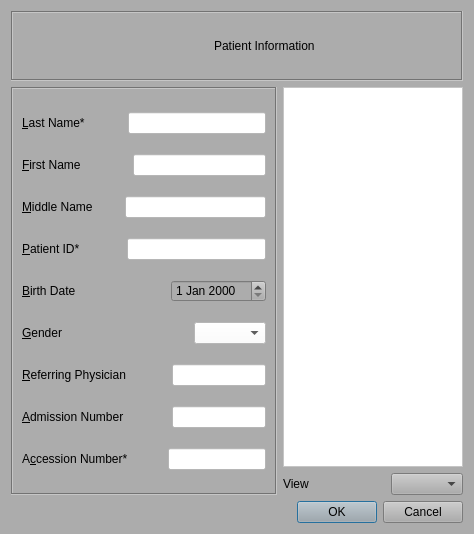
<?xml version="1.0" encoding="UTF-8"?>
<ui version="4.0">
 <class>NewPatientDialog</class>
 <widget class="QDialog" name="NewPatientDialog">
  <property name="geometry">
   <rect>
    <x>0</x>
    <y>0</y>
    <width>474</width>
    <height>514</height>
   </rect>
  </property>
  <property name="windowTitle">
   <string>New Patient Registeration</string>
  </property>
  <property name="styleSheet">
   <string notr="true">background-color: rgb(172, 172, 172);</string>
  </property>
  <layout class="QVBoxLayout" name="verticalLayout_4">
   <item>
    <widget class="QFrame" name="frame_title">
     <property name="frameShape">
      <enum>QFrame::Box</enum>
     </property>
     <property name="frameShadow">
      <enum>QFrame::Sunken</enum>
     </property>
     <layout class="QVBoxLayout" name="verticalLayout_3">
      <item>
       <layout class="QHBoxLayout" name="horizontalLayout_10">
        <item>
         <spacer name="horizontalSpacer_8">
          <property name="orientation">
           <enum>Qt::Horizontal</enum>
          </property>
          <property name="sizeHint" stdset="0">
           <size>
            <width>40</width>
            <height>20</height>
           </size>
          </property>
         </spacer>
        </item>
        <item>
         <widget class="QFrame" name="frame_3">
          <property name="minimumSize">
           <size>
            <width>48</width>
            <height>48</height>
           </size>
          </property>
          <property name="maximumSize">
           <size>
            <width>48</width>
            <height>48</height>
           </size>
          </property>
          <property name="styleSheet">
           <string notr="true">background-image: url(:/assets/images/_48_start_document.png);</string>
          </property>
          <property name="frameShape">
           <enum>QFrame::NoFrame</enum>
          </property>
          <property name="frameShadow">
           <enum>QFrame::Plain</enum>
          </property>
         </widget>
        </item>
        <item>
         <widget class="QLabel" name="titleLbl">
          <property name="styleSheet">
           <string notr="true">font: 75 22pt &quot;Bell MT&quot;;</string>
          </property>
          <property name="text">
           <string>Patient Information</string>
          </property>
         </widget>
        </item>
        <item>
         <spacer name="horizontalSpacer_9">
          <property name="orientation">
           <enum>Qt::Horizontal</enum>
          </property>
          <property name="sizeHint" stdset="0">
           <size>
            <width>40</width>
            <height>20</height>
           </size>
          </property>
         </spacer>
        </item>
       </layout>
      </item>
     </layout>
    </widget>
   </item>
   <item>
    <layout class="QHBoxLayout" name="horizontalLayout_12">
     <item>
      <widget class="QFrame" name="frame">
       <property name="frameShape">
        <enum>QFrame::Box</enum>
       </property>
       <property name="frameShadow">
        <enum>QFrame::Sunken</enum>
       </property>
       <layout class="QVBoxLayout" name="verticalLayout">
        <item>
         <layout class="QHBoxLayout" name="horizontalLayout">
          <item>
           <widget class="QLabel" name="lastNameLbl">
            <property name="text">
             <string>&amp;Last Name*</string>
            </property>
            <property name="buddy">
             <cstring>lastNameLineEdit</cstring>
            </property>
           </widget>
          </item>
          <item>
           <spacer name="horizontalSpacer_2">
            <property name="orientation">
             <enum>Qt::Horizontal</enum>
            </property>
            <property name="sizeType">
             <enum>QSizePolicy::Fixed</enum>
            </property>
            <property name="sizeHint" stdset="0">
             <size>
              <width>37</width>
              <height>20</height>
             </size>
            </property>
           </spacer>
          </item>
          <item>
           <widget class="QLineEdit" name="lastNameLineEdit">
            <property name="toolTip">
             <string extracomment="patient last name"/>
            </property>
            <property name="whatsThis">
             <string>patient last name</string>
            </property>
            <property name="styleSheet">
             <string notr="true">font: 75 14pt &quot;Times New Roman&quot;;
background-color: rgb(255, 255, 255);
</string>
            </property>
           </widget>
          </item>
         </layout>
        </item>
        <item>
         <layout class="QHBoxLayout" name="horizontalLayout_2">
          <item>
           <widget class="QLabel" name="firstNameLbl">
            <property name="text">
             <string>&amp;First Name</string>
            </property>
            <property name="buddy">
             <cstring>firstNameLineEdit</cstring>
            </property>
           </widget>
          </item>
          <item>
           <spacer name="horizontalSpacer">
            <property name="orientation">
             <enum>Qt::Horizontal</enum>
            </property>
            <property name="sizeType">
             <enum>QSizePolicy::Fixed</enum>
            </property>
            <property name="sizeHint" stdset="0">
             <size>
              <width>46</width>
              <height>20</height>
             </size>
            </property>
           </spacer>
          </item>
          <item>
           <widget class="QLineEdit" name="firstNameLineEdit">
            <property name="toolTip">
             <string extracomment="patient first name"/>
            </property>
            <property name="whatsThis">
             <string>patient first name</string>
            </property>
            <property name="styleSheet">
             <string notr="true">font: 75 14pt &quot;Times New Roman&quot;;
background-color: rgb(255, 255, 255);</string>
            </property>
           </widget>
          </item>
         </layout>
        </item>
        <item>
         <layout class="QHBoxLayout" name="horizontalLayout_3">
          <item>
           <widget class="QLabel" name="middleNameLbl">
            <property name="text">
             <string>&amp;Middle Name</string>
            </property>
            <property name="buddy">
             <cstring>middleNameLineEdit</cstring>
            </property>
           </widget>
          </item>
          <item>
           <spacer name="horizontalSpacer_3">
            <property name="orientation">
             <enum>Qt::Horizontal</enum>
            </property>
            <property name="sizeType">
             <enum>QSizePolicy::Fixed</enum>
            </property>
            <property name="sizeHint" stdset="0">
             <size>
              <width>26</width>
              <height>20</height>
             </size>
            </property>
           </spacer>
          </item>
          <item>
           <widget class="QLineEdit" name="middleNameLineEdit">
            <property name="toolTip">
             <string extracomment="middle name"/>
            </property>
            <property name="whatsThis">
             <string>patient middle name</string>
            </property>
            <property name="styleSheet">
             <string notr="true">font: 75 14pt &quot;Times New Roman&quot;;
background-color: rgb(255, 255, 255);</string>
            </property>
           </widget>
          </item>
         </layout>
        </item>
        <item>
         <layout class="QHBoxLayout" name="horizontalLayout_4">
          <item>
           <widget class="QLabel" name="patientIDLbl">
            <property name="text">
             <string>&amp;Patient ID*</string>
            </property>
            <property name="buddy">
             <cstring>patientIdLineEdit</cstring>
            </property>
           </widget>
          </item>
          <item>
           <spacer name="horizontalSpacer_4">
            <property name="orientation">
             <enum>Qt::Horizontal</enum>
            </property>
            <property name="sizeType">
             <enum>QSizePolicy::Fixed</enum>
            </property>
            <property name="sizeHint" stdset="0">
             <size>
              <width>41</width>
              <height>20</height>
             </size>
            </property>
           </spacer>
          </item>
          <item>
           <widget class="QLineEdit" name="patientIdLineEdit">
            <property name="toolTip">
             <string extracomment="patient ID"/>
            </property>
            <property name="whatsThis">
             <string>Primary hospital identification number or code for the patient. Tag(0010,0020)</string>
            </property>
            <property name="styleSheet">
             <string notr="true">font: 75 14pt &quot;Times New Roman&quot;;
background-color: rgb(255, 255, 255);</string>
            </property>
           </widget>
          </item>
         </layout>
        </item>
        <item>
         <layout class="QHBoxLayout" name="horizontalLayout_5">
          <item>
           <widget class="QLabel" name="birthDateLbl">
            <property name="text">
             <string>&amp;Birth Date</string>
            </property>
            <property name="buddy">
             <cstring>dateEdit</cstring>
            </property>
           </widget>
          </item>
          <item>
           <spacer name="horizontalSpacer_10">
            <property name="orientation">
             <enum>Qt::Horizontal</enum>
            </property>
            <property name="sizeHint" stdset="0">
             <size>
              <width>50</width>
              <height>20</height>
             </size>
            </property>
           </spacer>
          </item>
          <item>
           <widget class="QDateEdit" name="dateEdit">
            <property name="sizePolicy">
             <sizepolicy hsizetype="Minimum" vsizetype="Fixed">
              <horstretch>0</horstretch>
              <verstretch>0</verstretch>
             </sizepolicy>
            </property>
            <property name="whatsThis">
             <string>patient birthdate</string>
            </property>
            <property name="styleSheet">
             <string notr="true">font: 75 14pt &quot;Times New Roman&quot;;</string>
            </property>
           </widget>
          </item>
         </layout>
        </item>
        <item>
         <layout class="QHBoxLayout" name="horizontalLayout_6">
          <item>
           <widget class="QLabel" name="GenderLbl">
            <property name="text">
             <string>&amp;Gender</string>
            </property>
            <property name="buddy">
             <cstring>genderComboBox</cstring>
            </property>
           </widget>
          </item>
          <item>
           <spacer name="horizontalSpacer_11">
            <property name="orientation">
             <enum>Qt::Horizontal</enum>
            </property>
            <property name="sizeHint" stdset="0">
             <size>
              <width>40</width>
              <height>20</height>
             </size>
            </property>
           </spacer>
          </item>
          <item>
           <widget class="QComboBox" name="genderComboBox">
            <property name="styleSheet">
             <string notr="true">font: 75 14pt &quot;Times New Roman&quot;;
background-color: rgb(255, 255, 255);</string>
            </property>
            <property name="currentText">
             <string/>
            </property>
           </widget>
          </item>
         </layout>
        </item>
        <item>
         <layout class="QHBoxLayout" name="horizontalLayout_7">
          <item>
           <widget class="QLabel" name="refessingPhysicianLbl">
            <property name="text">
             <string>&amp;Referring Physician</string>
            </property>
            <property name="buddy">
             <cstring>referringPhysicianLineEdit</cstring>
            </property>
           </widget>
          </item>
          <item>
           <spacer name="horizontalSpacer_5">
            <property name="orientation">
             <enum>Qt::Horizontal</enum>
            </property>
            <property name="sizeType">
             <enum>QSizePolicy::Fixed</enum>
            </property>
            <property name="sizeHint" stdset="0">
             <size>
              <width>40</width>
              <height>20</height>
             </size>
            </property>
           </spacer>
          </item>
          <item>
           <widget class="QLineEdit" name="referringPhysicianLineEdit">
            <property name="styleSheet">
             <string notr="true">font: 75 14pt &quot;Times New Roman&quot;;
background-color: rgb(255, 255, 255);</string>
            </property>
           </widget>
          </item>
         </layout>
        </item>
        <item>
         <layout class="QHBoxLayout" name="horizontalLayout_8">
          <item>
           <widget class="QLabel" name="admissionNumberLbl">
            <property name="text">
             <string>&amp;Admission Number</string>
            </property>
            <property name="buddy">
             <cstring>admissionNumberLineEdit</cstring>
            </property>
           </widget>
          </item>
          <item>
           <spacer name="horizontalSpacer_6">
            <property name="orientation">
             <enum>Qt::Horizontal</enum>
            </property>
            <property name="sizeType">
             <enum>QSizePolicy::Fixed</enum>
            </property>
            <property name="sizeHint" stdset="0">
             <size>
              <width>42</width>
              <height>20</height>
             </size>
            </property>
           </spacer>
          </item>
          <item>
           <widget class="QLineEdit" name="admissionNumberLineEdit">
            <property name="whatsThis">
             <string>Identification number of the visit as assigned by the healthcare provider. Tag (0038,0010)</string>
            </property>
            <property name="styleSheet">
             <string notr="true">font: 75 14pt &quot;Times New Roman&quot;;
background-color: rgb(255, 255, 255);</string>
            </property>
           </widget>
          </item>
         </layout>
        </item>
        <item>
         <layout class="QHBoxLayout" name="horizontalLayout_9">
          <item>
           <widget class="QLabel" name="accessionNumberLbl">
            <property name="text">
             <string>A&amp;ccession Number*</string>
            </property>
            <property name="buddy">
             <cstring>accessionNumberLineEdit</cstring>
            </property>
           </widget>
          </item>
          <item>
           <spacer name="horizontalSpacer_7">
            <property name="orientation">
             <enum>Qt::Horizontal</enum>
            </property>
            <property name="sizeType">
             <enum>QSizePolicy::Fixed</enum>
            </property>
            <property name="sizeHint" stdset="0">
             <size>
              <width>34</width>
              <height>20</height>
             </size>
            </property>
           </spacer>
          </item>
          <item>
           <widget class="QLineEdit" name="accessionNumberLineEdit">
            <property name="whatsThis">
             <string>A RIS generated number that identifies the order for the Study. Tag (0008,0050)</string>
            </property>
            <property name="styleSheet">
             <string notr="true">font: 75 14pt &quot;Times New Roman&quot;;
background-color: rgb(255, 255, 255);</string>
            </property>
           </widget>
          </item>
         </layout>
        </item>
       </layout>
      </widget>
     </item>
     <item>
      <layout class="QVBoxLayout" name="verticalLayout_2">
       <item>
        <widget class="QGraphicsView" name="graphicsView">
         <property name="minimumSize">
          <size>
           <width>180</width>
           <height>380</height>
          </size>
         </property>
         <property name="maximumSize">
          <size>
           <width>180</width>
           <height>380</height>
          </size>
         </property>
         <property name="styleSheet">
          <string notr="true">background-color: rgb(255, 255, 255);</string>
         </property>
        </widget>
       </item>
       <item>
        <layout class="QHBoxLayout" name="horizontalLayout_11">
         <item>
          <widget class="QLabel" name="viewLbl">
           <property name="sizePolicy">
            <sizepolicy hsizetype="Minimum" vsizetype="Minimum">
             <horstretch>0</horstretch>
             <verstretch>0</verstretch>
            </sizepolicy>
           </property>
           <property name="text">
            <string>View</string>
           </property>
          </widget>
         </item>
         <item>
          <spacer name="horizontalSpacer_12">
           <property name="orientation">
            <enum>Qt::Horizontal</enum>
           </property>
           <property name="sizeType">
            <enum>QSizePolicy::Minimum</enum>
           </property>
           <property name="sizeHint" stdset="0">
            <size>
             <width>40</width>
             <height>20</height>
            </size>
           </property>
          </spacer>
         </item>
         <item>
          <widget class="QComboBox" name="viewComboBox">
           <property name="sizePolicy">
            <sizepolicy hsizetype="Minimum" vsizetype="Maximum">
             <horstretch>0</horstretch>
             <verstretch>0</verstretch>
            </sizepolicy>
           </property>
          </widget>
         </item>
        </layout>
       </item>
      </layout>
     </item>
    </layout>
   </item>
   <item>
    <widget class="QDialogButtonBox" name="buttonBox">
     <property name="orientation">
      <enum>Qt::Horizontal</enum>
     </property>
     <property name="standardButtons">
      <set>QDialogButtonBox::Cancel|QDialogButtonBox::Ok</set>
     </property>
    </widget>
   </item>
  </layout>
 </widget>
 <tabstops>
  <tabstop>lastNameLineEdit</tabstop>
  <tabstop>firstNameLineEdit</tabstop>
  <tabstop>middleNameLineEdit</tabstop>
  <tabstop>patientIdLineEdit</tabstop>
  <tabstop>dateEdit</tabstop>
  <tabstop>genderComboBox</tabstop>
  <tabstop>referringPhysicianLineEdit</tabstop>
  <tabstop>admissionNumberLineEdit</tabstop>
  <tabstop>accessionNumberLineEdit</tabstop>
 </tabstops>
 <resources/>
 <connections>
  <connection>
   <sender>buttonBox</sender>
   <signal>accepted()</signal>
   <receiver>NewPatientDialog</receiver>
   <slot>accept()</slot>
   <hints>
    <hint type="sourcelabel">
     <x>224</x>
     <y>366</y>
    </hint>
    <hint type="destinationlabel">
     <x>157</x>
     <y>274</y>
    </hint>
   </hints>
  </connection>
  <connection>
   <sender>buttonBox</sender>
   <signal>rejected()</signal>
   <receiver>NewPatientDialog</receiver>
   <slot>reject()</slot>
   <hints>
    <hint type="sourcelabel">
     <x>262</x>
     <y>367</y>
    </hint>
    <hint type="destinationlabel">
     <x>268</x>
     <y>274</y>
    </hint>
   </hints>
  </connection>
 </connections>
</ui>
